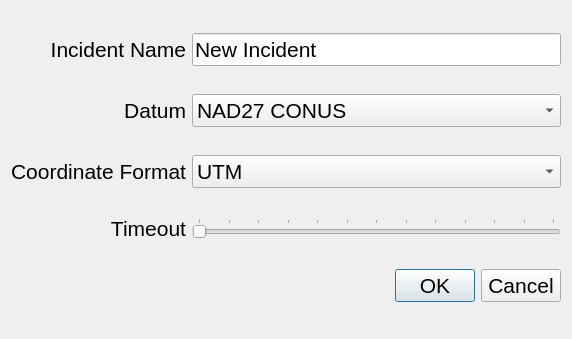
<?xml version="1.0" encoding="UTF-8"?>
<ui version="4.0">
 <class>optionsDialog</class>
 <widget class="QDialog" name="optionsDialog">
  <property name="geometry">
   <rect>
    <x>0</x>
    <y>0</y>
    <width>572</width>
    <height>339</height>
   </rect>
  </property>
  <property name="font">
   <font>
    <family>Segoe UI</family>
    <pointsize>16</pointsize>
   </font>
  </property>
  <property name="windowTitle">
   <string>Options</string>
  </property>
  <layout class="QGridLayout" name="gridLayout">
   <item row="1" column="1">
    <widget class="QComboBox" name="datumField">
     <property name="font">
      <font>
       <family>Segoe UI</family>
       <pointsize>16</pointsize>
      </font>
     </property>
     <property name="focusPolicy">
      <enum>Qt::ClickFocus</enum>
     </property>
     <item>
      <property name="text">
       <string>NAD27 CONUS</string>
      </property>
     </item>
     <item>
      <property name="text">
       <string>WGS84</string>
      </property>
     </item>
    </widget>
   </item>
   <item row="3" column="1">
    <widget class="QSlider" name="timeoutField">
     <property name="font">
      <font>
       <family>Segoe UI</family>
       <pointsize>16</pointsize>
      </font>
     </property>
     <property name="focusPolicy">
      <enum>Qt::ClickFocus</enum>
     </property>
     <property name="minimum">
      <number>0</number>
     </property>
     <property name="maximum">
      <number>12</number>
     </property>
     <property name="singleStep">
      <number>1</number>
     </property>
     <property name="pageStep">
      <number>2</number>
     </property>
     <property name="value">
      <number>0</number>
     </property>
     <property name="tracking">
      <bool>true</bool>
     </property>
     <property name="orientation">
      <enum>Qt::Horizontal</enum>
     </property>
     <property name="tickPosition">
      <enum>QSlider::TicksAbove</enum>
     </property>
     <property name="tickInterval">
      <number>1</number>
     </property>
    </widget>
   </item>
   <item row="3" column="0">
    <widget class="QLabel" name="timeoutLabel">
     <property name="font">
      <font>
       <family>Segoe UI</family>
       <pointsize>16</pointsize>
      </font>
     </property>
     <property name="text">
      <string>Timeout</string>
     </property>
     <property name="alignment">
      <set>Qt::AlignRight|Qt::AlignTrailing|Qt::AlignVCenter</set>
     </property>
    </widget>
   </item>
   <item row="2" column="1">
    <widget class="QComboBox" name="formatField">
     <property name="font">
      <font>
       <family>Segoe UI</family>
       <pointsize>16</pointsize>
      </font>
     </property>
     <property name="focusPolicy">
      <enum>Qt::ClickFocus</enum>
     </property>
     <item>
      <property name="text">
       <string>UTM</string>
      </property>
     </item>
     <item>
      <property name="text">
       <string>D.d°</string>
      </property>
     </item>
     <item>
      <property name="text">
       <string>D° M.m'</string>
      </property>
     </item>
     <item>
      <property name="text">
       <string>D° M' S.s&quot;</string>
      </property>
     </item>
    </widget>
   </item>
   <item row="2" column="0">
    <widget class="QLabel" name="label_4">
     <property name="font">
      <font>
       <family>Segoe UI</family>
       <pointsize>16</pointsize>
      </font>
     </property>
     <property name="text">
      <string>Coordinate Format</string>
     </property>
     <property name="alignment">
      <set>Qt::AlignRight|Qt::AlignTrailing|Qt::AlignVCenter</set>
     </property>
    </widget>
   </item>
   <item row="0" column="1">
    <widget class="QLineEdit" name="incidentField">
     <property name="font">
      <font>
       <family>Segoe UI</family>
       <pointsize>16</pointsize>
      </font>
     </property>
     <property name="focusPolicy">
      <enum>Qt::ClickFocus</enum>
     </property>
     <property name="text">
      <string>New Incident</string>
     </property>
    </widget>
   </item>
   <item row="4" column="1">
    <widget class="QDialogButtonBox" name="buttonBox">
     <property name="font">
      <font>
       <family>Segoe UI</family>
       <pointsize>16</pointsize>
      </font>
     </property>
     <property name="orientation">
      <enum>Qt::Horizontal</enum>
     </property>
     <property name="standardButtons">
      <set>QDialogButtonBox::Cancel|QDialogButtonBox::Ok</set>
     </property>
    </widget>
   </item>
   <item row="1" column="0">
    <widget class="QLabel" name="label_3">
     <property name="font">
      <font>
       <family>Segoe UI</family>
       <pointsize>16</pointsize>
      </font>
     </property>
     <property name="text">
      <string>Datum</string>
     </property>
     <property name="alignment">
      <set>Qt::AlignRight|Qt::AlignTrailing|Qt::AlignVCenter</set>
     </property>
    </widget>
   </item>
   <item row="0" column="0">
    <widget class="QLabel" name="label">
     <property name="font">
      <font>
       <family>Segoe UI</family>
       <pointsize>16</pointsize>
      </font>
     </property>
     <property name="text">
      <string>Incident Name</string>
     </property>
     <property name="alignment">
      <set>Qt::AlignRight|Qt::AlignTrailing|Qt::AlignVCenter</set>
     </property>
    </widget>
   </item>
  </layout>
 </widget>
 <resources/>
 <connections>
  <connection>
   <sender>buttonBox</sender>
   <signal>accepted()</signal>
   <receiver>optionsDialog</receiver>
   <slot>accept()</slot>
   <hints>
    <hint type="sourcelabel">
     <x>248</x>
     <y>254</y>
    </hint>
    <hint type="destinationlabel">
     <x>157</x>
     <y>274</y>
    </hint>
   </hints>
  </connection>
  <connection>
   <sender>buttonBox</sender>
   <signal>rejected()</signal>
   <receiver>optionsDialog</receiver>
   <slot>reject()</slot>
   <hints>
    <hint type="sourcelabel">
     <x>316</x>
     <y>260</y>
    </hint>
    <hint type="destinationlabel">
     <x>286</x>
     <y>274</y>
    </hint>
   </hints>
  </connection>
 </connections>
</ui>
